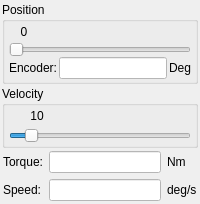
        <widget class="QWidget" name="pageMixed">
         <layout class="QVBoxLayout" name="verticalLayout_11">
          <property name="spacing">
           <number>2</number>
          </property>
          <property name="leftMargin">
           <number>2</number>
          </property>
          <property name="topMargin">
           <number>2</number>
          </property>
          <property name="rightMargin">
           <number>2</number>
          </property>
          <property name="bottomMargin">
           <number>2</number>
          </property>
          <item>
           <widget class="QGroupBox" name="groupBox_7">
            <property name="minimumSize">
             <size>
              <width>0</width>
              <height>0</height>
             </size>
            </property>
            <property name="title">
             <string>Position</string>
            </property>
            <layout class="QVBoxLayout" name="verticalLayout_10">
             <property name="spacing">
              <number>0</number>
             </property>
             <property name="leftMargin">
              <number>4</number>
             </property>
             <property name="topMargin">
              <number>0</number>
             </property>
             <property name="rightMargin">
              <number>4</number>
             </property>
             <property name="bottomMargin">
              <number>2</number>
             </property>
             <item>
              <widget class="QWidget" name="widget_10" native="true">
               <property name="minimumSize">
                <size>
                 <width>0</width>
                 <height>20</height>
                </size>
               </property>
               <property name="maximumSize">
                <size>
                 <width>16777215</width>
                 <height>20</height>
                </size>
               </property>
               <widget class="QLabel" name="labelMixedPosition">
                <property name="geometry">
                 <rect>
                  <x>0</x>
                  <y>0</y>
                  <width>30</width>
                  <height>20</height>
                 </rect>
                </property>
                <property name="minimumSize">
                 <size>
                  <width>30</width>
                  <height>20</height>
                 </size>
                </property>
                <property name="maximumSize">
                 <size>
                  <width>16777215</width>
                  <height>20</height>
                 </size>
                </property>
                <property name="text">
                 <string>0</string>
                </property>
                <property name="alignment">
                 <set>Qt::AlignCenter</set>
                </property>
               </widget>
              </widget>
             </item>
             <item>
              <widget class="QSlider" name="sliderMixedPosition">
               <property name="mouseTracking">
                <bool>false</bool>
               </property>
               <property name="styleSheet">
                <string notr="true"/>
               </property>
               <property name="orientation">
                <enum>Qt::Horizontal</enum>
               </property>
              </widget>
             </item>
             <item>
              <widget class="QWidget" name="widget_11" native="true">
               <layout class="QHBoxLayout" name="horizontalLayout_2">
                <property name="spacing">
                 <number>2</number>
                </property>
                <property name="leftMargin">
                 <number>0</number>
                </property>
                <property name="topMargin">
                 <number>0</number>
                </property>
                <property name="rightMargin">
                 <number>0</number>
                </property>
                <property name="bottomMargin">
                 <number>0</number>
                </property>
                <item>
                 <widget class="QLabel" name="label_13">
                  <property name="text">
                   <string>Encoder:</string>
                  </property>
                 </widget>
                </item>
                <item>
                 <widget class="QLineEdit" name="editMixedCurrentPos">
                  <property name="styleSheet">
                   <string notr="true">background-color: rgb(255, 255, 255);
</string>
                  </property>
                  <property name="readOnly">
                   <bool>true</bool>
                  </property>
                 </widget>
                </item>
                <item>
                 <widget class="QLabel" name="label_14">
                  <property name="text">
                   <string>Deg</string>
                  </property>
                 </widget>
                </item>
               </layout>
              </widget>
             </item>
            </layout>
           </widget>
          </item>
          <item>
           <widget class="QGroupBox" name="groupBox_6">
            <property name="title">
             <string>Velocity</string>
            </property>
            <layout class="QVBoxLayout" name="verticalLayout_8">
             <property name="spacing">
              <number>2</number>
             </property>
             <property name="leftMargin">
              <number>4</number>
             </property>
             <property name="topMargin">
              <number>0</number>
             </property>
             <property name="rightMargin">
              <number>4</number>
             </property>
             <property name="bottomMargin">
              <number>2</number>
             </property>
             <item>
              <widget class="QWidget" name="widget_12" native="true">
               <property name="minimumSize">
                <size>
                 <width>0</width>
                 <height>20</height>
                </size>
               </property>
               <property name="maximumSize">
                <size>
                 <width>16777215</width>
                 <height>20</height>
                </size>
               </property>
               <widget class="QLabel" name="labelMixedVelocity">
                <property name="geometry">
                 <rect>
                  <x>13</x>
                  <y>0</y>
                  <width>30</width>
                  <height>20</height>
                 </rect>
                </property>
                <property name="minimumSize">
                 <size>
                  <width>30</width>
                  <height>20</height>
                 </size>
                </property>
                <property name="maximumSize">
                 <size>
                  <width>16777215</width>
                  <height>20</height>
                 </size>
                </property>
                <property name="text">
                 <string>10</string>
                </property>
                <property name="alignment">
                 <set>Qt::AlignCenter</set>
                </property>
               </widget>
              </widget>
             </item>
             <item>
              <widget class="QSlider" name="sliderMixedVelocity">
               <property name="mouseTracking">
                <bool>false</bool>
               </property>
               <property name="minimum">
                <number>1</number>
               </property>
               <property name="maximum">
                <number>100</number>
               </property>
               <property name="value">
                <number>10</number>
               </property>
               <property name="orientation">
                <enum>Qt::Horizontal</enum>
               </property>
              </widget>
             </item>
            </layout>
           </widget>
          </item>
          <item>
           <widget class="QWidget" name="widget_13" native="true">
            <layout class="QGridLayout" name="gridLayout_2">
             <property name="leftMargin">
              <number>1</number>
             </property>
             <property name="topMargin">
              <number>1</number>
             </property>
             <property name="rightMargin">
              <number>1</number>
             </property>
             <property name="bottomMargin">
              <number>1</number>
             </property>
             <property name="horizontalSpacing">
              <number>6</number>
             </property>
             <item row="0" column="0">
              <widget class="QLabel" name="label_15">
               <property name="text">
                <string>Torque:</string>
               </property>
              </widget>
             </item>
             <item row="0" column="1">
              <widget class="QLineEdit" name="editMixedTorque">
               <property name="maximumSize">
                <size>
                 <width>16777215</width>
                 <height>16777215</height>
                </size>
               </property>
               <property name="styleSheet">
                <string notr="true">background-color: rgb(255, 255, 255);</string>
               </property>
               <property name="readOnly">
                <bool>true</bool>
               </property>
              </widget>
             </item>
             <item row="0" column="2">
              <widget class="QLabel" name="label_16">
               <property name="text">
                <string>Nm</string>
               </property>
              </widget>
             </item>
             <item row="1" column="0">
              <widget class="QLabel" name="labelSpeed6">
               <property name="text">
                <string>Speed:</string>
               </property>
              </widget>
             </item>
             <item row="1" column="1">
              <widget class="QLineEdit" name="editMixedSpeed">
               <property name="maximumSize">
                <size>
                 <width>16777215</width>
                 <height>16777215</height>
                </size>
               </property>
               <property name="styleSheet">
                <string notr="true">background-color: rgb(255, 255, 255);</string>
               </property>
               <property name="readOnly">
                <bool>true</bool>
               </property>
              </widget>
             </item>
             <item row="1" column="2">
              <widget class="QLabel" name="labelSpeed7">
               <property name="text">
                <string>deg/s</string>
               </property>
              </widget>
             </item>
            </layout>
           </widget>
          </item>
         </layout>
        </widget>
